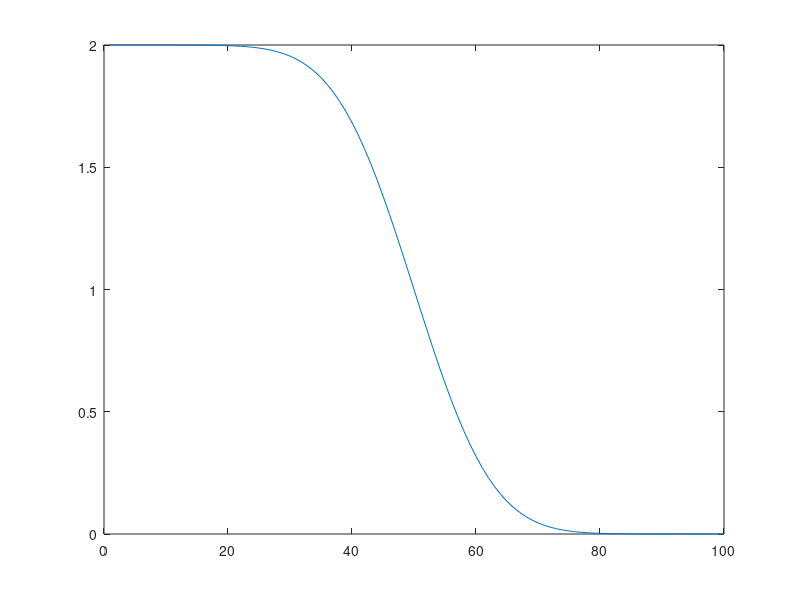

This chart was generated by the following MATLAB code: (Note: this script raises an error after producing the figure.)



z = 1:100;

zCen = 50;
zW = 10;

b = (z - zCen) / (sqrt(2) * zW);
f = erfc(b);


zMax = (erfcinv(0.01) * sqrt(2) * zW) + zCen;



figure(1); clf;
plot(z,f);
hold on
xline(zMax)
